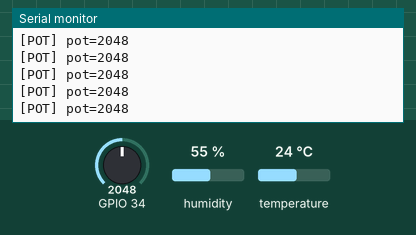
Bench run of a sketch on a simulated ESP32. Parts: the last lines printed to the serial monitor. The test bench sets the inputs (shaded band); at power-on: temperature 24 °C, GPIO 34 = 2048, humidity 55 %.

Above: at 1.2 s.
1.3 s: temperature set to 12 °C
At 2.18 s:
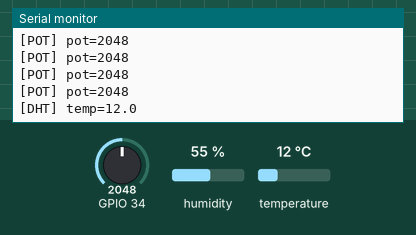
2.8 s: GPIO 34 set to 2866
At 2.96 s:
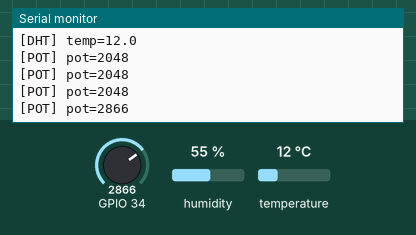
4.3 s: temperature set to 19 °C
At 4.36 s:
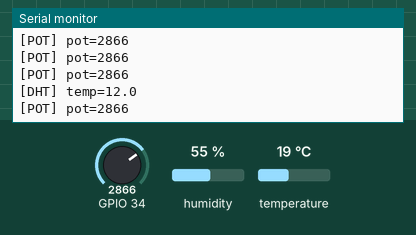
5.8 s: GPIO 34 set to 3603
At 5.96 s:
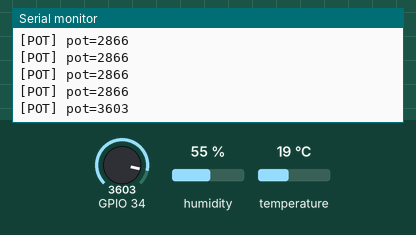
Timing chart, 0 to 8.3 s (numbered marks = the images above; inputs shaded):
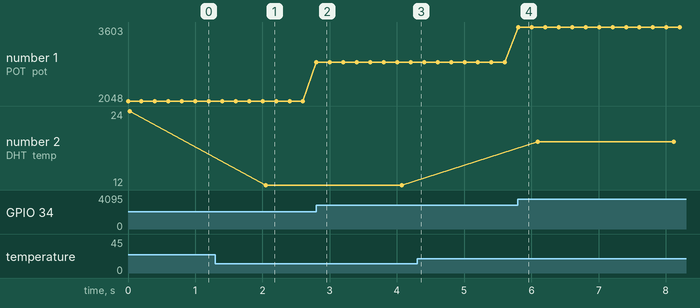

The sketch:

mutex.ino
```cpp
#include <DHT.h>
DHT dht(27, DHT11);
SemaphoreHandle_t serialLock;

void safe_print(const char *tag, const char *msg) {
    xSemaphoreTake(serialLock, portMAX_DELAY);   // 잠금 — 다른 태스크는 여기서 기다림
    Serial.print("[");
    Serial.print(tag);
    Serial.print("] ");
    Serial.println(msg);
    xSemaphoreGive(serialLock);                  // 해제 — 반드시 짝으로
}

void taskPot(void *p) {
    char buf[32];
    for (;;) {
        snprintf(buf, sizeof(buf), "pot=%d", analogRead(34));
        safe_print("POT", buf);
        vTaskDelay(pdMS_TO_TICKS(200));
    }
}

void taskDht(void *p) {
    char buf[32];
    for (;;) {
        float t = dht.readTemperature();
        snprintf(buf, sizeof(buf), "temp=%.1f", t);
        safe_print("DHT", buf);
        vTaskDelay(pdMS_TO_TICKS(2000));
    }
}

void setup() {
    Serial.begin(115200);
    dht.begin();
    serialLock = xSemaphoreCreateMutex();
    xTaskCreatePinnedToCore(taskPot, "pot", 3072, NULL, 1, NULL, 1);
    xTaskCreatePinnedToCore(taskDht, "dht", 4096, NULL, 1, NULL, 0);   // 다른 코어
}

void loop() { vTaskDelay(portMAX_DELAY); }
// 뮤텍스 없이: "[POT] pot=[DHT] te2041mp=24.0" 처럼 섞일 수 있다
```

Measured:
- after the input at 1.3 s, the serial monitor: prints a new line after 0.75 s (image 1)
- after the input at 2.8 s, the serial monitor: prints a new line at once (image 2)
- after the input at 5.8 s, the serial monitor: prints a new line at once (image 4)
- plotted number 1: 2048 → 2866 after the input at 2.8 s, 2866 → 3603 after the input at 5.8 s
- plotted number 2: 24 → 12 after the input at 1.3 s
